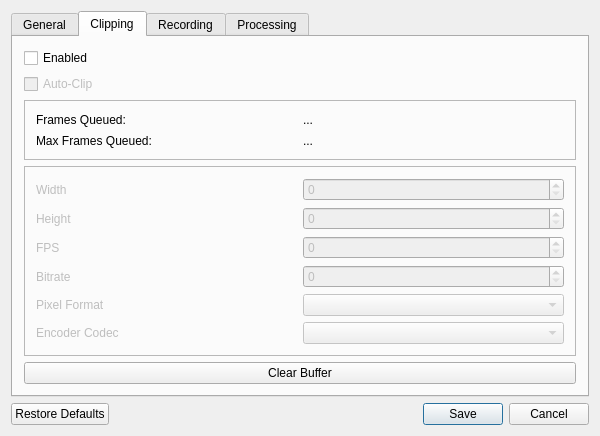
<?xml version="1.0" encoding="UTF-8"?>
<ui version="4.0">
 <class>SessionPropertiesDialogClass</class>
 <widget class="QDialog" name="SessionPropertiesDialogClass">
  <property name="geometry">
   <rect>
    <x>0</x>
    <y>0</y>
    <width>600</width>
    <height>400</height>
   </rect>
  </property>
  <property name="windowTitle">
   <string>SessionPropertiesDialog</string>
  </property>
  <layout class="QGridLayout" name="gridLayout">
   <item row="2" column="0">
    <widget class="QDialogButtonBox" name="buttonBox">
     <property name="standardButtons">
      <set>QDialogButtonBox::StandardButton::Cancel|QDialogButtonBox::StandardButton::RestoreDefaults|QDialogButtonBox::StandardButton::Save</set>
     </property>
    </widget>
   </item>
   <item row="0" column="0">
    <widget class="QTabWidget" name="tabWidget">
     <property name="currentIndex">
      <number>1</number>
     </property>
     <widget class="QWidget" name="tab">
      <attribute name="title">
       <string>General</string>
      </attribute>
     </widget>
     <widget class="QWidget" name="tab_2">
      <attribute name="title">
       <string>Clipping</string>
      </attribute>
      <layout class="QVBoxLayout" name="verticalLayout">
       <item>
        <widget class="QCheckBox" name="checkboxClippingEnabled">
         <property name="text">
          <string>Enabled</string>
         </property>
        </widget>
       </item>
       <item>
        <widget class="QCheckBox" name="checkboxAutoClip">
         <property name="enabled">
          <bool>false</bool>
         </property>
         <property name="text">
          <string>Auto-Clip</string>
         </property>
        </widget>
       </item>
       <item>
        <widget class="QFrame" name="frame">
         <property name="frameShape">
          <enum>QFrame::Shape::StyledPanel</enum>
         </property>
         <property name="frameShadow">
          <enum>QFrame::Shadow::Raised</enum>
         </property>
         <layout class="QGridLayout" name="gridLayout_3">
          <item row="2" column="1">
           <widget class="QLabel" name="labelMaxFramesQueued">
            <property name="text">
             <string>...</string>
            </property>
           </widget>
          </item>
          <item row="2" column="0">
           <widget class="QLabel" name="label_7">
            <property name="text">
             <string>Max Frames Queued:</string>
            </property>
           </widget>
          </item>
          <item row="0" column="1">
           <widget class="QLabel" name="labelFramesQueued">
            <property name="text">
             <string>...</string>
            </property>
           </widget>
          </item>
          <item row="0" column="0">
           <widget class="QLabel" name="label_8">
            <property name="text">
             <string>Frames Queued:</string>
            </property>
           </widget>
          </item>
         </layout>
        </widget>
       </item>
       <item>
        <widget class="QFrame" name="frameParameters">
         <property name="enabled">
          <bool>false</bool>
         </property>
         <property name="frameShape">
          <enum>QFrame::Shape::StyledPanel</enum>
         </property>
         <property name="frameShadow">
          <enum>QFrame::Shadow::Raised</enum>
         </property>
         <layout class="QGridLayout" name="gridLayout_2">
          <item row="2" column="1">
           <widget class="QSpinBox" name="spinBox_3"/>
          </item>
          <item row="0" column="0">
           <widget class="QLabel" name="label">
            <property name="text">
             <string>Width</string>
            </property>
           </widget>
          </item>
          <item row="1" column="1">
           <widget class="QSpinBox" name="spinBox_2"/>
          </item>
          <item row="0" column="1">
           <widget class="QSpinBox" name="spinBox"/>
          </item>
          <item row="1" column="0">
           <widget class="QLabel" name="label_2">
            <property name="text">
             <string>Height</string>
            </property>
           </widget>
          </item>
          <item row="4" column="1">
           <widget class="QComboBox" name="dropdownPixelFormat"/>
          </item>
          <item row="2" column="0">
           <widget class="QLabel" name="label_3">
            <property name="text">
             <string>FPS</string>
            </property>
           </widget>
          </item>
          <item row="3" column="1">
           <widget class="QSpinBox" name="spinBox_4"/>
          </item>
          <item row="3" column="0">
           <widget class="QLabel" name="label_4">
            <property name="text">
             <string>Bitrate</string>
            </property>
           </widget>
          </item>
          <item row="5" column="0">
           <widget class="QLabel" name="label_6">
            <property name="text">
             <string>Encoder Codec</string>
            </property>
           </widget>
          </item>
          <item row="4" column="0">
           <widget class="QLabel" name="label_5">
            <property name="text">
             <string>Pixel Format</string>
            </property>
           </widget>
          </item>
          <item row="5" column="1">
           <widget class="QComboBox" name="dropdownEncoderCodec"/>
          </item>
         </layout>
        </widget>
       </item>
       <item>
        <widget class="QPushButton" name="buttonClearBuffer">
         <property name="text">
          <string>Clear Buffer</string>
         </property>
        </widget>
       </item>
      </layout>
     </widget>
     <widget class="QWidget" name="tab_3">
      <attribute name="title">
       <string>Recording</string>
      </attribute>
     </widget>
     <widget class="QWidget" name="tab_4">
      <attribute name="title">
       <string>Processing</string>
      </attribute>
      <widget class="QCheckBox" name="checkboxObjectDetection">
       <property name="geometry">
        <rect>
         <x>10</x>
         <y>10</y>
         <width>121</width>
         <height>22</height>
        </rect>
       </property>
       <property name="text">
        <string>Object Detection</string>
       </property>
      </widget>
     </widget>
    </widget>
   </item>
  </layout>
 </widget>
 <layoutdefault spacing="6" margin="11"/>
 <resources/>
 <connections/>
</ui>
